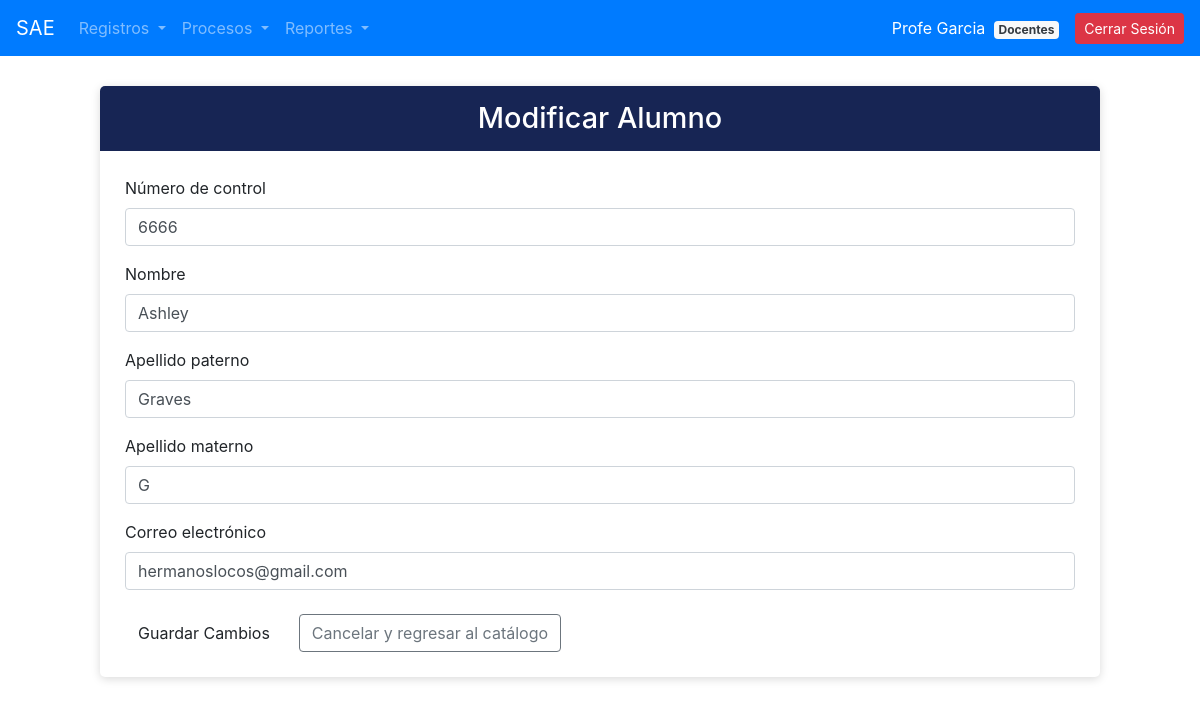
The app's page /modificacion/modif_alum.php?idalumn=1 (signed in) with its own data.
### tables this page shows
CREATE TABLE `alumnos` (
  `idalumn` int(11) NOT NULL,
  `matricula_al` varchar(50) NOT NULL,
  `nombre_al` varchar(100) NOT NULL,
  `apaterno_al` varchar(100) NOT NULL,
  `amaterno_al` varchar(100) NOT NULL,
  `mail_al` varchar(150) NOT NULL,
  `estatus_al` varchar(10) DEFAULT 'ALTA'
);

### modificacion/modif_alum.php (the view, shortened to what this page needs)
<?php
include_once("../conexion.php");
$alumno = null;
if (isset($_GET['idalumn'])) {
    $idalumn = intval($_GET['idalumn']);
    $sql = "SELECT * FROM alumnos WHERE idalumn = ?";
    $stmt = $conexion->prepare($sql);
    $stmt->bind_param("i", $idalumn);
    $stmt->execute();
    $res = $stmt->get_result();
    $alumno = $res->fetch_assoc();
}
?>
<!DOCTYPE html>
<html lang="es">
<head>
    <link href="https://cdn.jsdelivr.net/npm/bootstrap@5.3.3/dist/css/bootstrap.min.css" rel="stylesheet">
    <link rel="stylesheet" href="https://cdn.jsdelivr.net/npm/bootstrap-icons@1.11.3/font/bootstrap-icons.min.css">
</head>
<body>
<?php include_once("../navegacion/nav.php"); ?>
<div class="container">
    <div class="formulario">
        <div class="titulo">
            <h2>Modificar Alumno</h2>
        </div>
        <div class="contenido">
            <?php if ($alumno): ?>
            <form method="post" action="modif_alum.php">
                <div class="mb-3">
                    <label class="form-label">Número de control</label>
                    <input type="text" name="numero_control" class="form-control" value="<?php echo htmlspecialchars($alumno['matricula_al']); ?>" required>
                </div>
                <div class="mb-3">
                    <label class="form-label">Nombre</label>
                    <input type="text" name="nombre" class="form-control" value="<?php echo htmlspecialchars($alumno['nombre_al']); ?>" required>
                </div>
                <div class="mb-3">
                    <label class="form-label">Apellido paterno</label>
                    <input type="text" name="apellido_paterno" class="form-control" value="<?php echo htmlspecialchars($alumno['apaterno_al']); ?>" required>
                </div>
                <div class="mb-3">
                    <label class="form-label">Apellido materno</label>
                    <input type="text" name="apellido_materno" class="form-control" value="<?php echo htmlspecialchars($alumno['amaterno_al']); ?>" required>
                </div>
                <div class="mb-3">
                    <label class="form-label">Correo electrónico</label>
                    <input type="email" name="correo" class="form-control" value="<?php echo htmlspecialchars($alumno['mail_al']); ?>" required>
                </div>
                <div class="d-flex align-items-center gap-3 mt-4">
                    <button type="submit" class="btn btn-sae">Guardar Cambios</button>
                    <a href="../crude/crude_alumno.php" class="btn btn-outline-secondary">Cancelar y regresar al catálogo</a>
                </div>
            </form>
            <?php else: ?>
                <div class="alert alert-warning">No se encontró la información del alumno especificado.</div>
                <a href="../crude/crude_alumno.php" class="btn btn-secondary">Regresar al catálogo</a>
            <?php endif; ?>
        </div>
    </div>
</div>
</body>
</html>

### modificacion/modif_alum.php (style rules this page uses)
body { background-color: #f3f1f4; }
.formulario { background-color: white; max-width: 1000px; margin: 30px auto; border-radius: 5px; box-shadow: 0 2px 10px rgba(0,0,0,0.15); overflow: hidden; }
.titulo { background-color: #172554; color: white; padding: 15px; text-align: center; }
.titulo h2 { margin: 0; font-size: 1.8rem; }
.contenido { padding: 25px; }
.btn-sae { background-color: #9f1239; color: white; border: none; padding: 8px 16px; border-radius: 4px; }

### records on screen
alumnos: numero_control "6666", nombre "Ashley", apellido_paterno "Graves", apellido_materno "G", correo "hermanoslocos@gmail.com"

### other values on screen
$_SESSION['nombre_usuario'] "Profe Garcia"
$_SESSION['nombre_puesto'] "Docentes"
